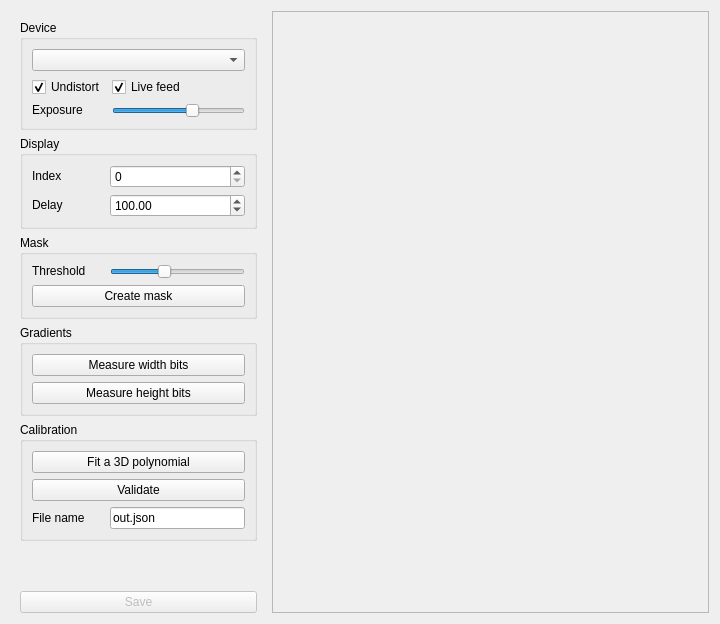
<?xml version="1.0" encoding="UTF-8"?>
<ui version="4.0">
 <class>V2Form</class>
 <widget class="QWidget" name="V2Form">
  <property name="geometry">
   <rect>
    <x>0</x>
    <y>0</y>
    <width>720</width>
    <height>620</height>
   </rect>
  </property>
  <property name="windowTitle">
   <string>V2 Calibrator</string>
  </property>
  <layout class="QGridLayout" name="gridLayout">
   <item row="0" column="0">
    <widget class="QFrame" name="frame_2">
     <property name="sizePolicy">
      <sizepolicy hsizetype="Fixed" vsizetype="Expanding">
       <horstretch>0</horstretch>
       <verstretch>0</verstretch>
      </sizepolicy>
     </property>
     <property name="minimumSize">
      <size>
       <width>255</width>
       <height>602</height>
      </size>
     </property>
     <layout class="QGridLayout" name="gridLayout_7">
      <property name="bottomMargin">
       <number>0</number>
      </property>
      <item row="0" column="0">
       <widget class="QGroupBox" name="groupBox_2">
        <property name="sizePolicy">
         <sizepolicy hsizetype="Expanding" vsizetype="Fixed">
          <horstretch>0</horstretch>
          <verstretch>0</verstretch>
         </sizepolicy>
        </property>
        <property name="title">
         <string>Device</string>
        </property>
        <layout class="QFormLayout" name="formLayout">
         <item row="0" column="0" colspan="2">
          <widget class="QComboBox" name="deviceComboBox">
           <property name="sizePolicy">
            <sizepolicy hsizetype="Expanding" vsizetype="Fixed">
             <horstretch>0</horstretch>
             <verstretch>0</verstretch>
            </sizepolicy>
           </property>
          </widget>
         </item>
         <item row="1" column="0">
          <widget class="QCheckBox" name="undistortCheckBox">
           <property name="sizePolicy">
            <sizepolicy hsizetype="Fixed" vsizetype="Fixed">
             <horstretch>0</horstretch>
             <verstretch>0</verstretch>
            </sizepolicy>
           </property>
           <property name="minimumSize">
            <size>
             <width>72</width>
             <height>0</height>
            </size>
           </property>
           <property name="text">
            <string>Undistort</string>
           </property>
           <property name="checked">
            <bool>true</bool>
           </property>
          </widget>
         </item>
         <item row="1" column="1">
          <widget class="QCheckBox" name="liveFeedCheckBox">
           <property name="sizePolicy">
            <sizepolicy hsizetype="Fixed" vsizetype="Fixed">
             <horstretch>0</horstretch>
             <verstretch>0</verstretch>
            </sizepolicy>
           </property>
           <property name="minimumSize">
            <size>
             <width>72</width>
             <height>0</height>
            </size>
           </property>
           <property name="text">
            <string>Live feed</string>
           </property>
           <property name="checked">
            <bool>true</bool>
           </property>
          </widget>
         </item>
         <item row="2" column="0">
          <widget class="QLabel" name="label_4">
           <property name="sizePolicy">
            <sizepolicy hsizetype="Fixed" vsizetype="Fixed">
             <horstretch>0</horstretch>
             <verstretch>0</verstretch>
            </sizepolicy>
           </property>
           <property name="minimumSize">
            <size>
             <width>72</width>
             <height>0</height>
            </size>
           </property>
           <property name="text">
            <string>Exposure</string>
           </property>
          </widget>
         </item>
         <item row="2" column="1">
          <widget class="QSlider" name="exposureSlider">
           <property name="enabled">
            <bool>true</bool>
           </property>
           <property name="sizePolicy">
            <sizepolicy hsizetype="Expanding" vsizetype="Fixed">
             <horstretch>0</horstretch>
             <verstretch>0</verstretch>
            </sizepolicy>
           </property>
           <property name="minimum">
            <number>200</number>
           </property>
           <property name="maximum">
            <number>16000</number>
           </property>
           <property name="value">
            <number>10000</number>
           </property>
           <property name="orientation">
            <enum>Qt::Horizontal</enum>
           </property>
          </widget>
         </item>
        </layout>
       </widget>
      </item>
      <item row="3" column="0">
       <widget class="QGroupBox" name="groupBox_3">
        <property name="sizePolicy">
         <sizepolicy hsizetype="Expanding" vsizetype="Fixed">
          <horstretch>0</horstretch>
          <verstretch>0</verstretch>
         </sizepolicy>
        </property>
        <property name="title">
         <string>Gradients</string>
        </property>
        <layout class="QGridLayout" name="gridLayout_3">
         <item row="0" column="0" colspan="2">
          <widget class="QPushButton" name="widthBitsPushButton">
           <property name="sizePolicy">
            <sizepolicy hsizetype="Expanding" vsizetype="Fixed">
             <horstretch>0</horstretch>
             <verstretch>0</verstretch>
            </sizepolicy>
           </property>
           <property name="text">
            <string>Measure width bits</string>
           </property>
          </widget>
         </item>
         <item row="1" column="0" colspan="2">
          <widget class="QPushButton" name="heightBitsPushButton">
           <property name="sizePolicy">
            <sizepolicy hsizetype="Expanding" vsizetype="Fixed">
             <horstretch>0</horstretch>
             <verstretch>0</verstretch>
            </sizepolicy>
           </property>
           <property name="text">
            <string>Measure height bits</string>
           </property>
          </widget>
         </item>
        </layout>
       </widget>
      </item>
      <item row="7" column="0">
       <widget class="QPushButton" name="savePushButton">
        <property name="enabled">
         <bool>false</bool>
        </property>
        <property name="sizePolicy">
         <sizepolicy hsizetype="Expanding" vsizetype="Fixed">
          <horstretch>0</horstretch>
          <verstretch>0</verstretch>
         </sizepolicy>
        </property>
        <property name="text">
         <string>Save</string>
        </property>
       </widget>
      </item>
      <item row="1" column="0">
       <widget class="QGroupBox" name="groupBox_5">
        <property name="sizePolicy">
         <sizepolicy hsizetype="Expanding" vsizetype="Fixed">
          <horstretch>0</horstretch>
          <verstretch>0</verstretch>
         </sizepolicy>
        </property>
        <property name="title">
         <string>Display</string>
        </property>
        <layout class="QGridLayout" name="gridLayout_5">
         <item row="0" column="0">
          <widget class="QLabel" name="label_12">
           <property name="sizePolicy">
            <sizepolicy hsizetype="Fixed" vsizetype="Fixed">
             <horstretch>0</horstretch>
             <verstretch>0</verstretch>
            </sizepolicy>
           </property>
           <property name="minimumSize">
            <size>
             <width>72</width>
             <height>0</height>
            </size>
           </property>
           <property name="text">
            <string>Index</string>
           </property>
          </widget>
         </item>
         <item row="1" column="1">
          <widget class="QDoubleSpinBox" name="displayDelaySpinBox">
           <property name="enabled">
            <bool>true</bool>
           </property>
           <property name="sizePolicy">
            <sizepolicy hsizetype="Expanding" vsizetype="Fixed">
             <horstretch>0</horstretch>
             <verstretch>0</verstretch>
            </sizepolicy>
           </property>
           <property name="minimum">
            <double>20.000000000000000</double>
           </property>
           <property name="maximum">
            <double>1000.000000000000000</double>
           </property>
           <property name="singleStep">
            <double>10.000000000000000</double>
           </property>
           <property name="value">
            <double>100.000000000000000</double>
           </property>
          </widget>
         </item>
         <item row="1" column="0">
          <widget class="QLabel" name="label_13">
           <property name="sizePolicy">
            <sizepolicy hsizetype="Fixed" vsizetype="Fixed">
             <horstretch>0</horstretch>
             <verstretch>0</verstretch>
            </sizepolicy>
           </property>
           <property name="minimumSize">
            <size>
             <width>72</width>
             <height>0</height>
            </size>
           </property>
           <property name="text">
            <string>Delay</string>
           </property>
          </widget>
         </item>
         <item row="0" column="1">
          <widget class="QSpinBox" name="displayIndexSpinBox">
           <property name="sizePolicy">
            <sizepolicy hsizetype="Expanding" vsizetype="Fixed">
             <horstretch>0</horstretch>
             <verstretch>0</verstretch>
            </sizepolicy>
           </property>
          </widget>
         </item>
        </layout>
       </widget>
      </item>
      <item row="4" column="0">
       <widget class="QGroupBox" name="groupBox_4">
        <property name="sizePolicy">
         <sizepolicy hsizetype="Expanding" vsizetype="Fixed">
          <horstretch>0</horstretch>
          <verstretch>0</verstretch>
         </sizepolicy>
        </property>
        <property name="title">
         <string>Calibration</string>
        </property>
        <layout class="QGridLayout" name="gridLayout_4">
         <item row="0" column="0" colspan="2">
          <widget class="QPushButton" name="polyFitPushButton">
           <property name="text">
            <string>Fit a 3D polynomial</string>
           </property>
          </widget>
         </item>
         <item row="2" column="0">
          <widget class="QLabel" name="label_8">
           <property name="sizePolicy">
            <sizepolicy hsizetype="Fixed" vsizetype="Fixed">
             <horstretch>0</horstretch>
             <verstretch>0</verstretch>
            </sizepolicy>
           </property>
           <property name="minimumSize">
            <size>
             <width>72</width>
             <height>0</height>
            </size>
           </property>
           <property name="text">
            <string>File name</string>
           </property>
          </widget>
         </item>
         <item row="2" column="1">
          <widget class="QLineEdit" name="fileNameLineEdit">
           <property name="sizePolicy">
            <sizepolicy hsizetype="Expanding" vsizetype="Fixed">
             <horstretch>0</horstretch>
             <verstretch>0</verstretch>
            </sizepolicy>
           </property>
           <property name="text">
            <string>out.json</string>
           </property>
          </widget>
         </item>
         <item row="1" column="0" colspan="2">
          <widget class="QPushButton" name="validatePushButton">
           <property name="text">
            <string>Validate</string>
           </property>
          </widget>
         </item>
        </layout>
       </widget>
      </item>
      <item row="2" column="0">
       <widget class="QGroupBox" name="groupBox">
        <property name="sizePolicy">
         <sizepolicy hsizetype="Expanding" vsizetype="Fixed">
          <horstretch>0</horstretch>
          <verstretch>0</verstretch>
         </sizepolicy>
        </property>
        <property name="title">
         <string>Mask</string>
        </property>
        <layout class="QGridLayout" name="gridLayout_2">
         <item row="0" column="1">
          <widget class="QSlider" name="maskThresholdSlider">
           <property name="sizePolicy">
            <sizepolicy hsizetype="Expanding" vsizetype="Fixed">
             <horstretch>0</horstretch>
             <verstretch>0</verstretch>
            </sizepolicy>
           </property>
           <property name="maximum">
            <number>255</number>
           </property>
           <property name="value">
            <number>100</number>
           </property>
           <property name="orientation">
            <enum>Qt::Horizontal</enum>
           </property>
          </widget>
         </item>
         <item row="1" column="0" colspan="2">
          <widget class="QPushButton" name="createMaskPushButton">
           <property name="sizePolicy">
            <sizepolicy hsizetype="Expanding" vsizetype="Fixed">
             <horstretch>0</horstretch>
             <verstretch>0</verstretch>
            </sizepolicy>
           </property>
           <property name="text">
            <string>Create mask</string>
           </property>
          </widget>
         </item>
         <item row="0" column="0">
          <widget class="QLabel" name="label_6">
           <property name="sizePolicy">
            <sizepolicy hsizetype="Fixed" vsizetype="Fixed">
             <horstretch>0</horstretch>
             <verstretch>0</verstretch>
            </sizepolicy>
           </property>
           <property name="minimumSize">
            <size>
             <width>72</width>
             <height>0</height>
            </size>
           </property>
           <property name="text">
            <string>Threshold</string>
           </property>
          </widget>
         </item>
        </layout>
       </widget>
      </item>
      <item row="6" column="0">
       <spacer name="verticalSpacer">
        <property name="orientation">
         <enum>Qt::Vertical</enum>
        </property>
        <property name="sizeHint" stdset="0">
         <size>
          <width>20</width>
          <height>40</height>
         </size>
        </property>
       </spacer>
      </item>
     </layout>
    </widget>
   </item>
   <item row="0" column="1">
    <widget class="QFrame" name="frame">
     <property name="sizePolicy">
      <sizepolicy hsizetype="Expanding" vsizetype="Expanding">
       <horstretch>0</horstretch>
       <verstretch>0</verstretch>
      </sizepolicy>
     </property>
     <property name="frameShape">
      <enum>QFrame::StyledPanel</enum>
     </property>
     <property name="frameShadow">
      <enum>QFrame::Raised</enum>
     </property>
     <layout class="QVBoxLayout" name="verticalLayout_3">
      <property name="spacing">
       <number>6</number>
      </property>
      <property name="leftMargin">
       <number>0</number>
      </property>
      <property name="topMargin">
       <number>0</number>
      </property>
      <property name="rightMargin">
       <number>0</number>
      </property>
      <property name="bottomMargin">
       <number>0</number>
      </property>
      <item>
       <widget class="QLabel" name="cameraFeedLabel">
        <property name="sizePolicy">
         <sizepolicy hsizetype="MinimumExpanding" vsizetype="MinimumExpanding">
          <horstretch>0</horstretch>
          <verstretch>1</verstretch>
         </sizepolicy>
        </property>
        <property name="minimumSize">
         <size>
          <width>400</width>
          <height>200</height>
         </size>
        </property>
        <property name="text">
         <string/>
        </property>
        <property name="pixmap">
         <pixmap>imgs/blank.png</pixmap>
        </property>
        <property name="scaledContents">
         <bool>true</bool>
        </property>
       </widget>
      </item>
      <item>
       <widget class="QLabel" name="resultAreaLabel">
        <property name="sizePolicy">
         <sizepolicy hsizetype="MinimumExpanding" vsizetype="MinimumExpanding">
          <horstretch>0</horstretch>
          <verstretch>1</verstretch>
         </sizepolicy>
        </property>
        <property name="minimumSize">
         <size>
          <width>400</width>
          <height>200</height>
         </size>
        </property>
        <property name="text">
         <string/>
        </property>
        <property name="pixmap">
         <pixmap>imgs/blank.png</pixmap>
        </property>
        <property name="scaledContents">
         <bool>true</bool>
        </property>
       </widget>
      </item>
     </layout>
    </widget>
   </item>
  </layout>
 </widget>
 <resources/>
 <connections/>
</ui>
